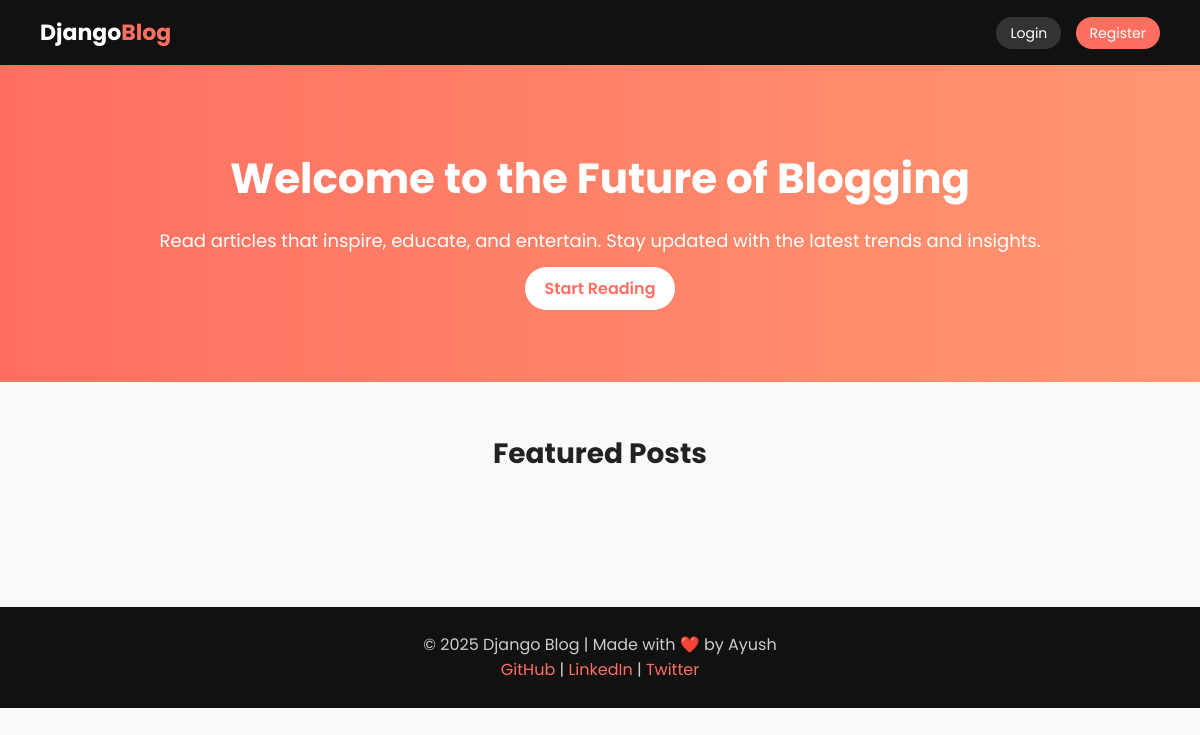
Before: / with the older database file.
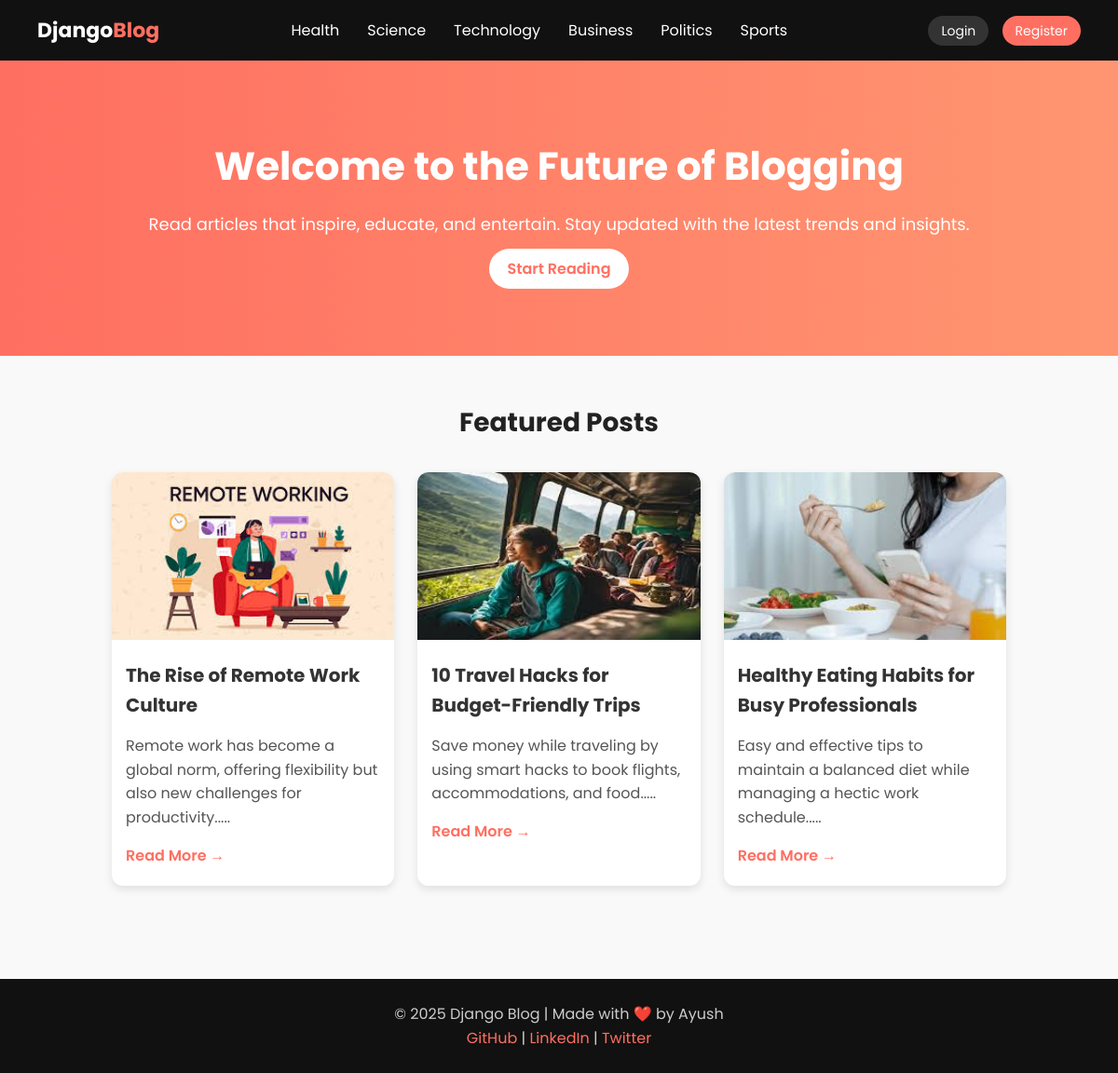
After: the same page with the newer database file.
### blogs/models.py (models this page shows)
class Categorie(models.Model):
      Category_name = models.CharField(max_length=100,unique=True)
      created_at = models.DateTimeField(auto_now_add=True)
      updated_at = models.DateTimeField(auto_now=True)
      def __str__(self):
            return self.Category_name

class Blogs(models.Model):
      title = models.CharField(max_length=100,unique=True)
      slug = models.SlugField(max_length=100,unique=True,blank=True)
      category=models.ForeignKey(Categorie,on_delete=models.CASCADE)
      author = models.ForeignKey(User,on_delete=models.CASCADE)
      blog_image=models.ImageField(upload_to='uploads/%y/%m/%d')
      short_description=models.CharField(max_length=2000)
      blog_body=models.TextField(max_length=5000)
      created_at = models.DateTimeField(auto_now_add=True)
      updated_at = models.DateTimeField(auto_now=True)

### blog_main/views.py (the view)
# urls.py: 2. Add a URL to urlpatterns:  path('', views.home, name='home')
def home(request):
    categories = Categorie.objects.all()
    all_blogs = list(Blogs.objects.all())  # convert queryset to list
    featured_blogs = random.sample(all_blogs, min(len(all_blogs), 3))  # pick 3 random blogs
    context = {
        'categories': categories,
        'featured_blogs': featured_blogs,
    }
    return render(request, 'home.html', context)

### templates/home.html (shortened to what this page needs)
{% load static %}
<!DOCTYPE html>
<html lang="en">
<head>
      <link rel="stylesheet" href="{% static 'css/style.css' %}">
</head>
<body>
      <header class="navbar">
            <div class="logo">Django<span>Blog</span></div>
            <nav>
                  <ul>
                        {% for category in categories %}
                        <li><a href="#">{{category}}</a></li>
                        {% endfor %}
                  </ul>
            </nav>
            <div class="auth-buttons">
                  <a href="#" class="btn login">Login</a>
                  <a href="#" class="btn register">Register</a>
            </div>
      </header>
      <section class="hero">
            <div class="hero-content">
                  <h1>Welcome to the Future of Blogging</h1>
                  <p>Read articles that inspire, educate, and entertain. Stay updated with the latest trends and
                        insights.</p>
                  <a href="#" class="btn primary">Start Reading</a>
            </div>
      </section>
      <section class="posts">
            <h2>Featured Posts</h2>
            <div class="post-grid">
                  {% for blog in featured_blogs %}
                  <article class="post-card">
                        {% if blog.blog_image %}
                        <img src="{{ blog.blog_image.url }}" alt="{{ blog.title }}">
                        {% else %}
                        <img src="{% static 'images/default.jpeg' %}" alt="Default">
                        {% endif %}
                        <h3>{{ blog.title }}</h3>
                        <p>{{ blog.short_description|truncatewords:20 }}....</p>
                        <a href="#">Read More →</a>
                  </article>
                  {% endfor %}
            </div>
      </section>
      <footer class="footer">
            <p>&copy; 2025 Django Blog | Made with ❤️ by Ayush</p>
            <div class="socials">
                  <a href="#">GitHub</a> | <a href="#">LinkedIn</a> | <a href="#">Twitter</a>
            </div>
      </footer>
</body>
</html>

### blog_main/Static/css/style.css (style rules this page uses)
* { margin: 0; padding: 0; box-sizing: border-box; }
body { font-family: 'Poppins', sans-serif; background: #f9f9f9; color: #222; line-height: 1.6; }
.navbar { display: flex; justify-content: space-between; align-items: center; background: #111; color: white; padding: 15px 40px; }
.logo { font-size: 22px; font-weight: 700; }
.logo span { color: #ff6f61; }
.navbar ul { display: flex; list-style: none; }
.navbar ul li { margin: 0 15px; }
.navbar ul li a { color: white; text-decoration: none; transition: 0.3s; }
.auth-buttons .btn { margin-left: 10px; padding: 6px 14px; border-radius: 20px; text-decoration: none; font-size: 14px; }
.login { background: #333; color: white; }
.register { background: #ff6f61; color: white; }
.hero { background: linear-gradient(to right, #ff6f61, #ff9671); color: white; text-align: center; padding: 80px 20px; }
.hero h1 { font-size: 42px; margin-bottom: 15px; }
.hero p { font-size: 18px; margin-bottom: 20px; }
.btn.primary { background: white; color: #ff6f61; padding: 10px 20px; border-radius: 25px; text-decoration: none; font-weight: 600; }
.posts { padding: 50px 10%; }
.posts h2 { text-align: center; font-size: 28px; margin-bottom: 30px; }
.post-grid { display: grid; grid-template-columns: repeat(auto-fit, minmax(280px, 1fr)); gap: 25px; }
.post-card { background: white; border-radius: 12px; overflow: hidden; box-shadow: 0px 4px 10px rgba(0,0,0,0.1); transition: transform 0.3s; }
.post-card img { width: 100%; height: 180px; object-fit: cover; }
.post-card h3 { margin: 15px; font-size: 20px; color: #333; }
.post-card p { margin: 0 15px 15px; color: #555; }
.post-card a { display: inline-block; margin: 0 15px 20px; color: #ff6f61; font-weight: 600; text-decoration: none; }
.footer { background: #111; color: #ccc; text-align: center; padding: 25px; margin-top: 50px; }
.footer a { color: #ff6f61; text-decoration: none; }

Changed rows visible on the page:
added Categorie: Category_name "Health"
added Categorie: Category_name "Science"
added Categorie: Category_name "Technology"
added Categorie: Category_name "Business"
added Categorie: Category_name "Politics"
added Categorie: Category_name "Sports"
added Blogs: blog_image (picture), title "The Rise of Remote Work Culture", short_description "Remote work has become a global norm, offering flexibility but also new challenges for productivity."
added Blogs: blog_image (picture), title "10 Travel Hacks for Budget-Friendly Trips", short_description "Save money while traveling by using smart hacks to book flights, accommodations, and food."
added Blogs: blog_image (picture), title "Healthy Eating Habits for Busy Professionals", short_description "Easy and effective tips to maintain a balanced diet while managing a hectic work schedule."
